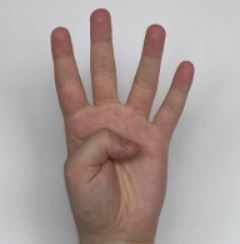
#> input picture tubao/test/four.JPG, 240 x 244 px
$ python -i tubaojiance.py   (imports and definitions only)   (older library calls are emulated)
#> lines starting #> are read from the running program, lines starting #| are printed output that depends on the picture; after the words box and inside, x2 and y2 are one past the last pixel; in counts of white or black regions, pixels touching at a corner belong together
#> further down, picture is the input picture: shape (244, 240, 3); mean B, G, R 155.8, 159.1, 171.6
import cv2
# 导入OpenCV
import numpy as np
# 导入numpy,用于数组的运算和逻辑运算,傅里叶变换和用于图形操作,以及与线性代数相关的操作
import math
#环境classic
# [1 line not run here, left out]
cnt=0
flag=0
# [25 lines left out: functions binaryMask, skinMask, not called in this run]

def lunkuo(img):
    img = cv2.resize(img,(0,0),fx=1,fy=1)
    fgbg = cv2.createBackgroundSubtractorMOG2()  # 利用BackgroundSubtractorMOG2算法消除背景
    # fgmask = bgModel.apply(frame)
    fgmask = fgbg.apply(img)
#> fgmask: shape (244, 240); every value is 127
# kernel = cv2.getStructuringElement(cv2.MORPH_ELLIPSE, (3, 3))
# res = cv2.morphologyEx(fgmask, cv2.MORPH_OPEN, kernel)
    kernel = np.ones((5, 5), np.uint8)
    fgmask = cv2.erode(fgmask, kernel, iterations=1)  # 膨胀
    res = cv2.bitwise_and(img, img, mask=fgmask)
    ycrcb = cv2.cvtColor(res, cv2.COLOR_BGR2YCrCb)  # 分解为YUV图像,得到CR分量
#> ycrcb: shape (244, 240, 3); mean of channels 0, 1, 2 162.4, 134.4, 124.2
    (_, cr, _) = cv2.split(ycrcb)
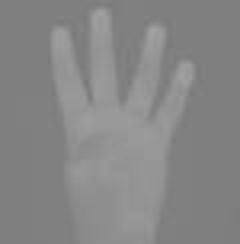
#> cr: shape (244, 240); min 120, max 164, mean 134.4
    cr1 = cv2.GaussianBlur(cr, (5, 5), 0)  # 高斯滤波
    _, skin = cv2.threshold(cr1, 0, 255, cv2.THRESH_BINARY + cv2.THRESH_OTSU)
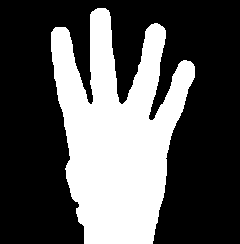
#> skin: shape (244, 240); 34.2% white; 1 white region, box (x1, y1, x2, y2) and area: (51, 8, 195, 244) 19999
    return skin

# [54 lines left out: function verify, not called in this run]

# [97 lines not run here, left out]

>>> import cv2
>>> picture = cv2.imread('test/four.JPG')
>>> result = lunkuo(picture)

$ run again, on tubao/test/one.JPG
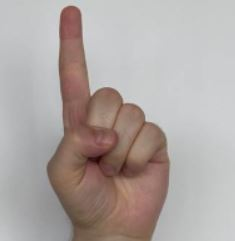
#> input picture tubao/test/one.JPG, 235 x 241 px
#> picture is the input picture: shape (241, 235, 3); mean B, G, R 162.8, 166, 174.9
#> fgmask: shape (241, 235); every value is 127
#> ycrcb: shape (241, 235, 3); mean of channels 0, 1, 2 168.3, 132.6, 124.9
#> in lunkuo, `(_, cr, _) = cv2.split(ycrcb)`:
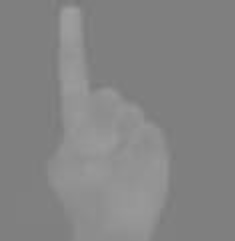
#> cr: shape (241, 235); min 120, max 160, mean 132.6
#> in lunkuo, `_, skin = cv2.threshold(cr1, 0, 255, cv2.THRESH_BINARY + cv2.THRESH_OT..`:
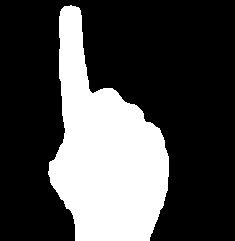
#> skin: shape (241, 235); 28.9% white; 1 white region, box (x1, y1, x2, y2) and area: (48, 5, 169, 241) 16367

$ run again, on tubao/test/three.JPG
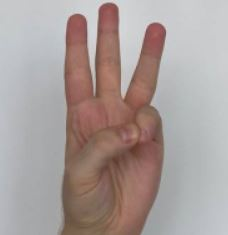
#> input picture tubao/test/three.JPG, 228 x 235 px
#> picture is the input picture: shape (235, 228, 3); mean B, G, R 154.3, 157.1, 169.3
#> fgmask: shape (235, 228); every value is 127
#> ycrcb: shape (235, 228, 3); mean of channels 0, 1, 2 160.5, 134.2, 124.5
#> in lunkuo, `(_, cr, _) = cv2.split(ycrcb)`:
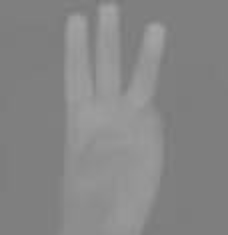
#> cr: shape (235, 228); min 118, max 165, mean 134.2
#> in lunkuo, `_, skin = cv2.threshold(cr1, 0, 255, cv2.THRESH_BINARY + cv2.THRESH_OT..`:
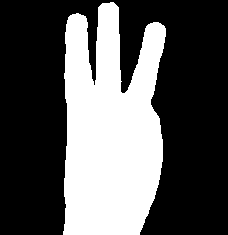
#> skin: shape (235, 228); 34.4% white; 1 white region, box (x1, y1, x2, y2) and area: (63, 2, 166, 235) 18436

$ run again, on tubao/test/two.JPG
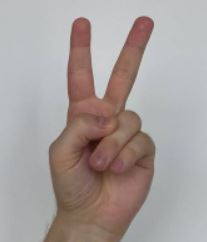
#> input picture tubao/test/two.JPG, 207 x 242 px
#> picture is the input picture: shape (242, 207, 3); mean B, G, R 155.1, 157.4, 166.7
#> fgmask: shape (242, 207); every value is 127
#> ycrcb: shape (242, 207, 3); mean of channels 0, 1, 2 160, 132.8, 125.2
#> in lunkuo, `(_, cr, _) = cv2.split(ycrcb)`:
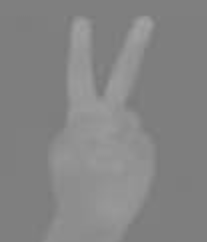
#> cr: shape (242, 207); min 121, max 163, mean 132.8
#> in lunkuo, `_, skin = cv2.threshold(cr1, 0, 255, cv2.THRESH_BINARY + cv2.THRESH_OT..`:
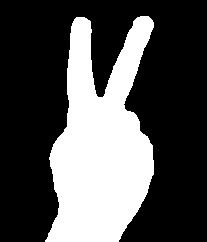
#> skin: shape (242, 207); 31.7% white; 1 white region, box (x1, y1, x2, y2) and area: (45, 16, 154, 242) 15892
